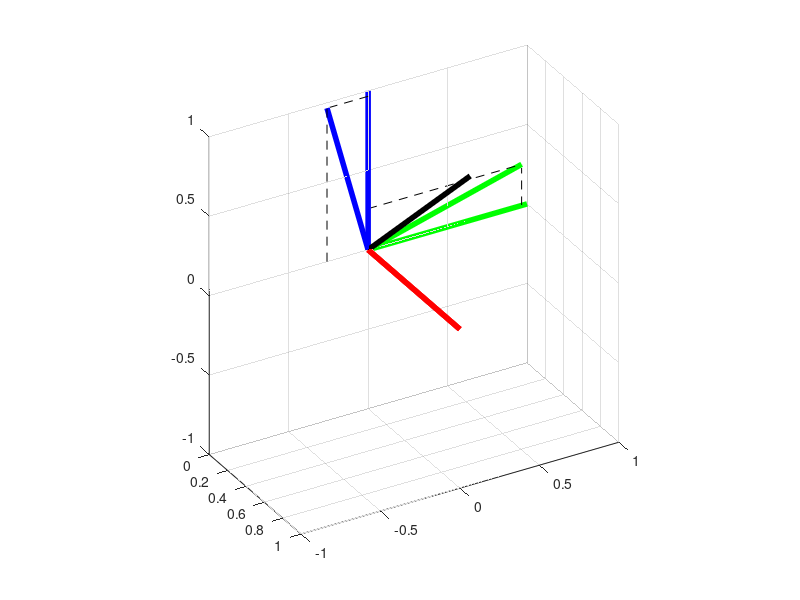

MATLAB code for this plot:
% Setup Figure and Axes
figure
view([60 30])
grid on
axis equal
xlim([0 1])
ylim([-1 1])
zlim([-1 1])

% draw frame 1 (aligned with the standard basis)
line([0 1],[0 0],[0 0],'Color','r','LineWidth',4);    % x1
line([0 0],[0 1],[0 0],'Color','g','LineWidth',4);    % y1
line([0 0],[0 0],[0 1],'Color','b','LineWidth',4);    % z1

phi=15/180*pi;  % angle phi in degrees

x12=[1;0;0];                % components of x2, expressed in frame 1
y12=[0;cos(phi);sin(phi)];  % components of y2, expressed in frame 1
z12=[0;-sin(phi);cos(phi)]; % components of z2, expressed in frame 1

% draw frame 2
line([0 x12(1)],[0 x12(2)],[0 x12(3)],'Color','r','LineWidth',4);    % x2
line([0 y12(1)],[0 y12(2)],[0 y12(3)],'Color','g','LineWidth',4);    % y2
line([0 z12(1)],[0 z12(2)],[0 z12(3)],'Color','b','LineWidth',4);    % z2

% dashed lines
line([0 0],[y12(2) y12(2)],[0 y12(3)],'Color','k','LineWidth',.1,'LineStyle','--');
line([0 0],[0 y12(2)],[y12(3) y12(3)],'Color','k','LineWidth',.1,'LineStyle','--');
line([0 0],[z12(2) z12(2)],[0 z12(3)],'Color','k','LineWidth',.1,'LineStyle','--');
line([0 0],[0 z12(2)],[z12(3) z12(3)],'Color','k','LineWidth',.1,'LineStyle','--');

r2=[.5;.5;.5];          % components of r, expressed in frame 2

R12=[x12, y12, z12];    % rotation matrix, changing the coordinates from frame 2 into frame 1
r1=R12*r2;              % components of r, expressed in frame 1

% draw vector r
line([0 r1(1)],[0 r1(2)],[0 r1(3)],'Color','k','LineWidth',4);

